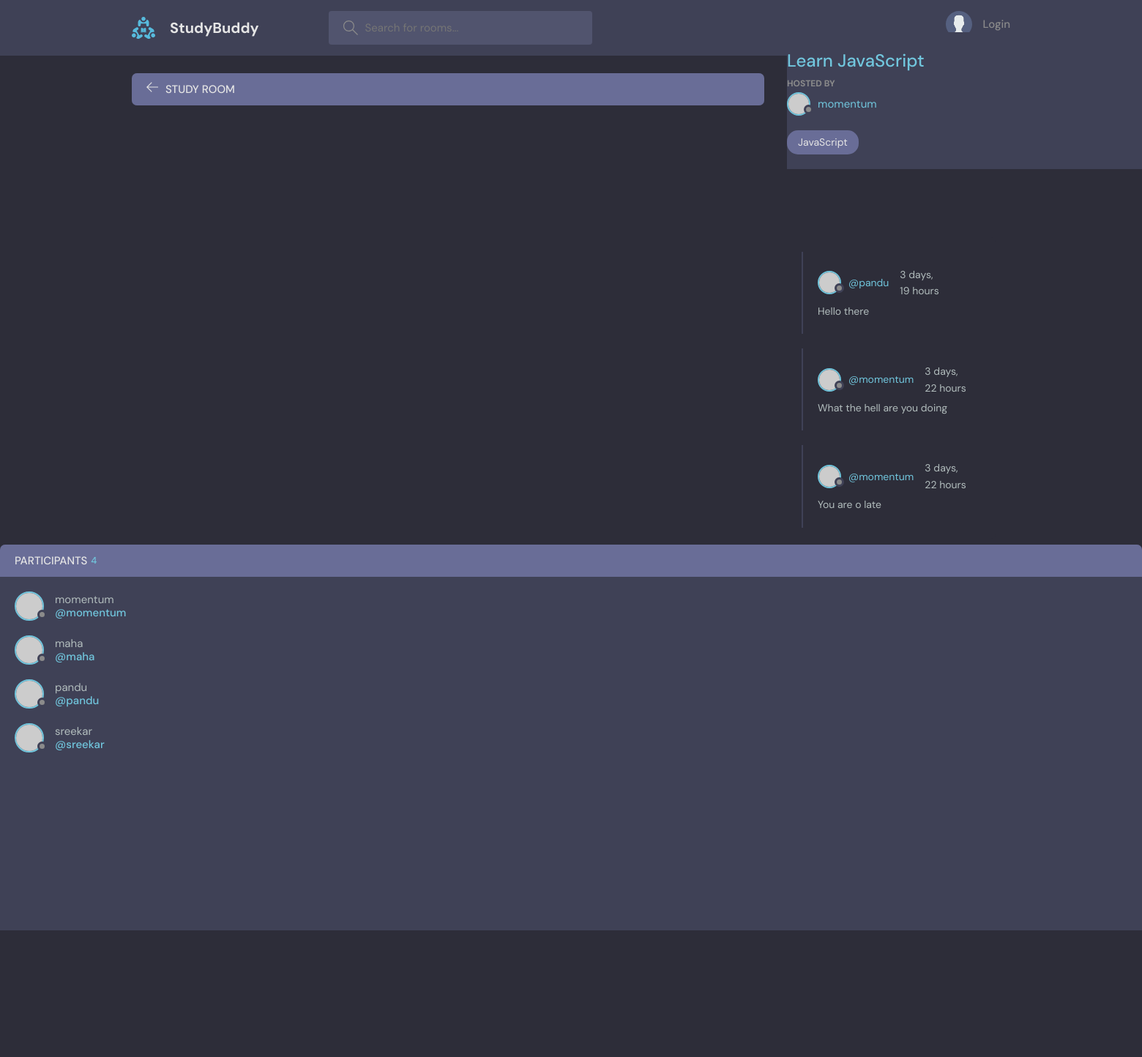
The app's page /room/2 with its own data.
### base/models.py (models this page shows, shortened)
class Room(models.Model):
    host = models.ForeignKey(User, on_delete=models.SET_NULL, null=True)
    topic = models.ForeignKey(Topic, on_delete=models.SET_NULL, null=True)
    name = models.CharField(max_length=200)
    description = models.TextField()
    participants = models.ManyToManyField(
        User, blank=True, related_name='participants')
    updated = models.DateTimeField(auto_now=True)
    created = models.DateTimeField(auto_now_add=True)
    class Meta:
        ordering = ('-updated', '-created')

class Topic(models.Model):
    name = models.CharField(max_length=200)
    def __str__(self):
        return self.name

class Message(models.Model):
    user = models.ForeignKey(User, on_delete=models.CASCADE)
    room = models.ForeignKey(Room, on_delete=models.CASCADE)
    body = models.TextField()
    update = models.DateTimeField(auto_now=True)
    created = models.DateTimeField(auto_now_add=True)

### base/views.py (the view, shortened to what this page needs)
# urls.py: path('room/<str:pk>', views.room, name='room'),
def room(req, pk):
    room = Room.objects.get(id=pk)
    comments = room.message_set.all().order_by(
        '-created')  # add meta class to Message object
    participants = room.participants.all()
    context = {'room': room, 'comments': comments,
               'participants': participants}
    return render(req, 'base/room.html', context)

### base/templates/base/room.html (shortened to what this page needs)
{% extends 'main.html'%} {% block content %}
<main class="profile-page layout layout--2">
  <div class="container">
    <div class="room">
      <div class="room__top">
        <div class="room__topLeft">
          <a href="{% url 'home' %}">
            <svg
              version="1.1"
              xmlns="http://www.w3.org/2000/svg"
              width="32"
              height="32"
              viewBox="0 0 32 32"
            >
              <title>arrow-left</title>
              <path
                d="M13.723 2.286l-13.723 13.714 13.719 13.714 1.616-1.611-10.96-10.96h27.625v-2.286h-27.625l10.965-10.965-1.616-1.607z"
              ></path>
            </svg>
          </a>
          <h3>Study Room</h3>
        </div>
        </div>
      </div>
      <div class="room__box scroll">
        <div class="room__header scroll">
          <div class="room__info">
            <h3>{{ room.name }}</h3>
          </div>
          <div class="room__hosted">
            <p>Hosted By</p>
            <a href="{% url 'user-profile' room.host.id%}" class="room__author">
              <div class="avatar avatar--small">
                <img src="https://randomuser.me/api/portraits/men/37.jpg" />
              </div>
              <span>{{ room.host }}</span>
            </a>
          </div>
          <span class="room__topics">{{ room.topic }}</span>
        </div>
        <div class="room__conversation">
          <div class="threads scroll">
            {% for comment in comments %}
            <div class="thread">
              <div class="thread__top">
                <div class="thread__author">
                  <a
                    href="{% url 'user-profile' comment.user.id %}"
                    class="thread__authorInfo"
                  >
                    <div class="avatar avatar--small">
                      <img
                        src="https://randomuser.me/api/portraits/men/37.jpg"
                      />
                    </div>
                    <span>@{{ comment.user }}</span>
                  </a>
                  <span class="thread__date"
                    >{{ comment.created | timesince }}</span
                  >
                </div>
              </div>
              <div class="thread__details">{{ comment.body }}</div>
            </div>
            {% endfor %}
          </div>
        </div>
      </div>
    </div>
    <div class="participants">
      <h3 class="participants__top">
        Participants <span>{{participants.count}}</span>
      </h3>
      <div class="participants__list scroll">
        {% for participant in participants%}
        <a href="{% url 'user-profile' participant.id%}" class="participant">
          <div class="avatar avatar--medium">
            <img src="https://randomuser.me/api/portraits/men/37.jpg" />
          </div>
          <p>
            {{ participant.username }}
            <span>@{{ participant.username }}</span>
          </p>
        </a>
        {% endfor %}
      </div>
    </div>
</main>
{% endblock %}

### records on screen
Room: name "Learn JavaScript", host "momentum", topic "JavaScript"
Message: user "pandu", created "3 days, 19 hours", body "Hello there"
Message: user "momentum", created "3 days, 22 hours", body "What the hell are you doing"
Message: user "momentum", created "3 days, 22 hours", body "You are o late"

### other values on screen
{{ participants.count }} "4"
{{ participant.username }} "momentum"
{{ participant.username }} "maha"
{{ participant.username }} "pandu"
{{ participant.username }} "sreekar"
